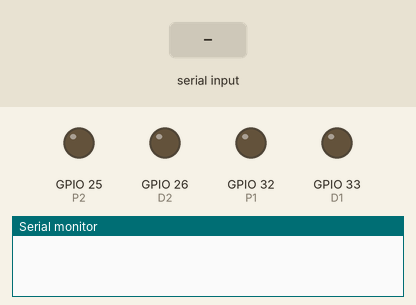
The sketch below on a simulated ESP32. Shown: output pins drawn as LEDs (lit = HIGH), the last lines printed to the serial monitor. The inputs (shaded band) are chosen by the test bench.

Above: at 1.2 s.
1.3 s: "90,45\n" received over Serial
At 1.45 s:
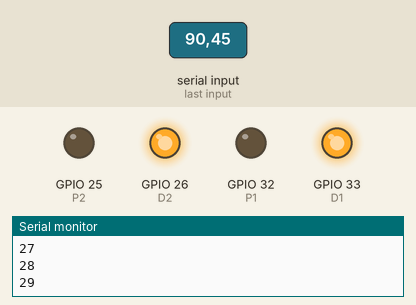
At 2.5 s:
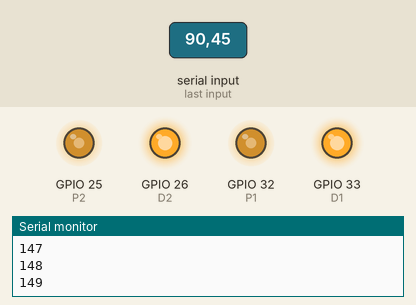
3.5 s: "1,90,45\n" received over Serial
Timing chart, 0 to 6.5 s (numbered marks = the images above; inputs shaded):
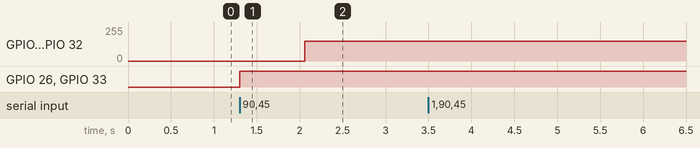

Measured:
- after the input at 1.3 s, GPIO 25 (P2), GPIO 32 (P1): 0/255 → 150/255 after 0.76 s; GPIO 26 (D2), GPIO 33 (D1): LOW → HIGH at once

The sketch:

babybot.ino
```cpp
//#define in11  7
//#define in21  4
//#define in31  2
//#define in41  3
//#define in12  8
//#define in22  11
//#define in32  12
//#define in42  13

#define P1 32
#define D1 33

#define P2 25
#define D2 26


int speed = 150;
int rate = 5;

void gradual_speed(int final_speed, int rate) {
  for (int speed = 0; speed < final_speed; speed++) {
    analogWrite(P1, speed);
    analogWrite(P2, speed);
    Serial.println(speed);
    delay(rate);
  }
  analogWrite(P1, final_speed);
  analogWrite(P2, final_speed);
}

void setup() {
  Serial.begin(115200);

  pinMode(P1, OUTPUT);
  pinMode(D1, OUTPUT);

  pinMode(P2, OUTPUT);
  pinMode(D2, OUTPUT);


}

void loop() {
  while (Serial.available() > 0) {
    // Read the incoming byte
    String cmd = Serial.readStringUntil('\n');
    Serial.println(cmd);

    // Parse the received string
    int delimiterIndex = cmd.indexOf(',');
    String leftPWM = cmd.substring(0, delimiterIndex);
    String rightPWM = cmd.substring(delimiterIndex + 1);

//    int leftPWM;
//    int rightPWM;
    // int leftPWMValue;
    // int rightPWMValue;

    int leftPWMValue = leftPWM.toInt();
    int rightPWMValue = rightPWM.toInt();

       if(leftPWMValue>0 && rightPWMValue>0 ){
        digitalWrite(D1, HIGH);
        digitalWrite(D2, HIGH);
        gradual_speed(speed, rate);
        break;


     }
   else if(leftPWMValue<0 && rightPWMValue<0){


        digitalWrite(D1, LOW);
        digitalWrite(D2, LOW);
        gradual_speed(speed, rate);
        break;
   }
   else if(leftPWMValue<0 && rightPWMValue>0){
    //RIGHT
        digitalWrite(D1, HIGH);
        digitalWrite(D2, LOW);

        gradual_speed(speed, rate);
        break;
   }
   else if(leftPWMValue>0 && rightPWMValue<0){
    //LEFT
        digitalWrite(D1, LOW);
        digitalWrite(D2, HIGH);

        gradual_speed(speed, rate);
        break;
   }

   else{
        analogWrite(P1, 0);
        analogWrite(P2, 0);
        break;
   }


//
//
// if (left_PWM == 100 && right_PWM == 100) {
//     leftPWMValue = 100;
//     rightPWMValue = 100;
//       digitalWrite(m1_dir,HIGH);
//       digitalWrite(m2_dir,HIGH);
//       digitalWrite(m3_dir,HIGH);
//       digitalWrite(m4_dir,HIGH);
//       leftPWMValue=abs(leftPWMValue);
//       rightPWMValue=abs(rightPWMValue);
//       analogWrite(m2_pwm, leftPWMValue);
//       analogWrite(m3_pwm, leftPWMValue);
//       analogWrite(m1_pwm, rightPWMValue);
//       analogWrite(m4_pwm, rightPWMValue);
// }
// if (left_PWM == 0 && right_PWM == 0) {
//     leftPWMValue = 0;
//     rightPWMValue = 0;
//       digitalWrite(m1_dir,HIGH);
//       digitalWrite(m2_dir,HIGH);
//       digitalWrite(m3_dir,HIGH);
//       digitalWrite(m4_dir,HIGH);
//       leftPWMValue=abs(leftPWMValue);
//       rightPWMValue=abs(rightPWMValue);
//       analogWrite(m2_pwm, leftPWMValue);
//       analogWrite(m3_pwm, leftPWMValue);
//       analogWrite(m1_pwm, rightPWMValue);
//       analogWrite(m4_pwm, rightPWMValue);
// }
//     if (left_PWM == 200) {
//         leftPWMValue = 200;
//         rightPWMValue = 0;
//       digitalWrite(m1_dir,HIGH);
//       digitalWrite(m2_dir,HIGH);
//       digitalWrite(m3_dir,HIGH);
//       digitalWrite(m4_dir,HIGH);
//       leftPWMValue=abs(leftPWMValue);
//       rightPWMValue=abs(rightPWMValue);
//       analogWrite(m2_pwm, leftPWMValue);
//       analogWrite(m3_pwm, leftPWMValue);
//       analogWrite(m1_pwm, rightPWMValue);
//       analogWrite(m4_pwm, rightPWMValue);
//     } else if (left_PWM == 300) {
//         leftPWMValue = 255;
//         rightPWMValue = -100;
//       digitalWrite(m1_dir,HIGH);
//       digitalWrite(m2_dir,LOW);
//       digitalWrite(m3_dir,LOW);
//       digitalWrite(m4_dir,HIGH);
//       leftPWMValue=abs(leftPWMValue);
//       rightPWMValue=abs(rightPWMValue);
//       analogWrite(m2_pwm, leftPWMValue);
//       analogWrite(m3_pwm, leftPWMValue);
//       analogWrite(m1_pwm, rightPWMValue);
//       analogWrite(m4_pwm, rightPWMValue);
//     } else if (left_PWM == 400) {
//         leftPWMValue = 400;
//         rightPWMValue = -200;
//       digitalWrite(m1_dir,HIGH);
//       digitalWrite(m2_dir,LOW);
//       digitalWrite(m3_dir,LOW);
//       digitalWrite(m4_dir,HIGH);
//       leftPWMValue=abs(leftPWMValue);
//       rightPWMValue=abs(rightPWMValue);
//       analogWrite(m2_pwm, leftPWMValue);
//       analogWrite(m3_pwm, leftPWMValue);
//       analogWrite(m1_pwm, rightPWMValue);
//       analogWrite(m4_pwm, rightPWMValue);
//     }

//     if (right_PWM == 200) {
//         leftPWMValue = 0;
//         rightPWMValue = 200;
//       digitalWrite(m1_dir,HIGH);
//       digitalWrite(m2_dir,HIGH);
//       digitalWrite(m3_dir,HIGH);
//       digitalWrite(m4_dir,HIGH);
//       leftPWMValue=abs(leftPWMValue);
//       rightPWMValue=abs(rightPWMValue);
//       analogWrite(m2_pwm, leftPWMValue);
//       analogWrite(m3_pwm, leftPWMValue);
//       analogWrite(m1_pwm, rightPWMValue);
//       analogWrite(m4_pwm, rightPWMValue);
//     } else if (right_PWM == 300) {
//         leftPWMValue = -100;
//         rightPWMValue = 255;
//       digitalWrite(m1_dir,LOW);
//       digitalWrite(m2_dir,HIGH);
//       digitalWrite(m3_dir,HIGH);
//       digitalWrite(m4_dir,LOW);
//       leftPWMValue=abs(leftPWMValue);
//       rightPWMValue=abs(rightPWMValue);
//       analogWrite(m2_pwm, leftPWMValue);
//       analogWrite(m3_pwm, leftPWMValue);
//       analogWrite(m1_pwm, rightPWMValue);
//       analogWrite(m4_pwm, rightPWMValue);
//     } else if (right_PWM == 400) {
//         leftPWMValue = -200;
//         rightPWMValue = 255;
//       digitalWrite(m1_dir,LOW);
//       digitalWrite(m2_dir,HIGH);
//       digitalWrite(m3_dir,HIGH);
//       digitalWrite(m4_dir,LOW);
//       leftPWMValue=abs(leftPWMValue);
//       rightPWMValue=abs(rightPWMValue);
//       analogWrite(m2_pwm, leftPWMValue);
//       analogWrite(m3_pwm, leftPWMValue);
//       analogWrite(m1_pwm, rightPWMValue);
//       analogWrite(m4_pwm, rightPWMValue);
//     }


//    if(leftPWMValue>=255){
//      leftPWMValue=255;
//    }
//    if(leftPWMValue<=-255){
//      leftPWMValue=-255;
//    }
//    if(rightPWMValue>=255){
//      rightPWMValue=255;
//    }
//    if(rightPWMValue<=-255){
//      rightPWMValue=-255;
//    }
//    if(-255<rightPWMValue<255){
//      rightPWMValue=rightPWMValue;
//    }
//    if(-255<leftPWMValue<255){
//      leftPWMValue=leftPWMValue;
//    }

//    Serial.print(leftPWMValue);
//    Serial.print(", ");Serial.println(rightPWMValue);


  //  else{
  //    analogWrite(m2_pwm, 0);
  //    analogWrite(m1_pwm, 0);
  //  }


    // Print the PWM values to the Serial Monitor
    // Serial.print("Left PWM: ");
    // Serial.print(leftPWMValue);
    // Serial.print(", Right PWM: ");
    // Serial.println(rightPWMValue);

    // Set the PWM values to the motors

    //analogWrite(leftMotorPin, leftPWMValue);
    //analogWrite(rightMotorPin, rightPWMValue);
  }
}
```
